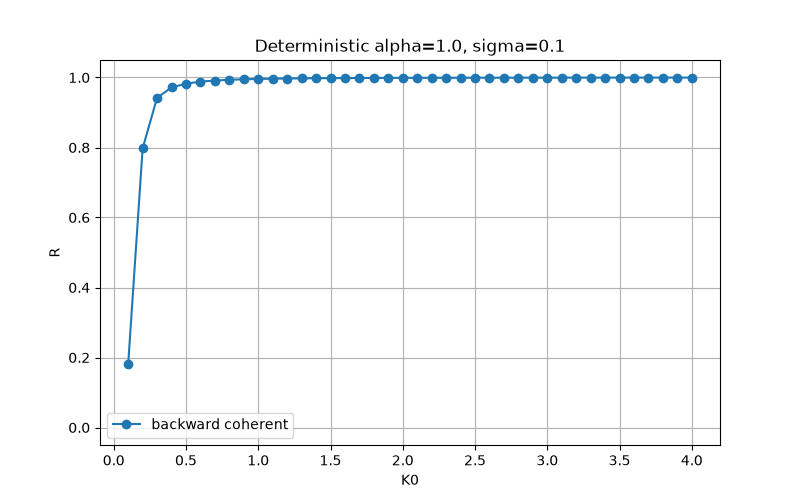

The Python source for this figure:
import numpy as np
import matplotlib
matplotlib.use('Agg')
import matplotlib.pyplot as plt

N = 200
dt = 0.02
T_trans = 100.0
T_per = 300.0
trans = int(T_trans/dt)
per = int(T_per/dt)
sigma_omega = 0.1
rng = np.random.default_rng(123)
omega = rng.normal(0, sigma_omega, N)
alpha = 1.0
K_grid = np.arange(4.0, 0.05, -0.1)

def run(K0, theta0):
    theta = theta0.copy()
    for s in range(trans):
        z = np.exp(1j*theta).mean()
        R = abs(z); psi = np.angle(z)
        K = K0 * (R**alpha)
        theta += dt*(omega + K*np.sin(psi-theta))
    Rs = []
    for s in range(per):
        z = np.exp(1j*theta).mean()
        R = abs(z); psi = np.angle(z)
        K = K0 * (R**alpha)
        theta += dt*(omega + K*np.sin(psi-theta))
        if s % 50 == 0:
            Rs.append(R)
    return np.mean(Rs[-100:]), theta

theta = np.zeros(N)
R_back = []
for K0 in K_grid:
    R, theta = run(K0, theta)
    R_back.append(R)
    print(f'K0={K0:.2f} R={R:.4f}')

plt.figure(figsize=(8,5))
plt.plot(K_grid, R_back, 'o-', label='backward coherent')
plt.xlabel('K0'); plt.ylabel('R')
plt.title(f'Deterministic alpha={alpha}, sigma={sigma_omega}')
plt.ylim(-0.05,1.05); plt.grid(True)
plt.legend()
plt.savefig('debug_alpha1_back.png')
print('saved debug_alpha1_back.png')
